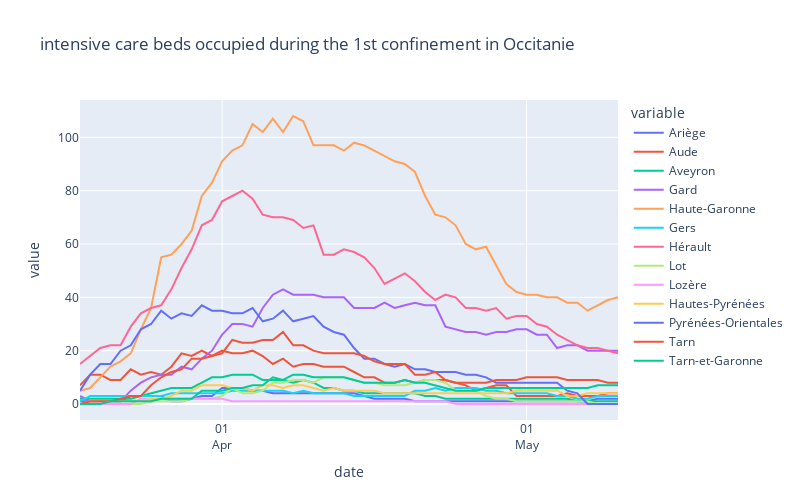

The notebook cell saved with this chart:
### Code cell
confinement_1_regions('Occitanie')
